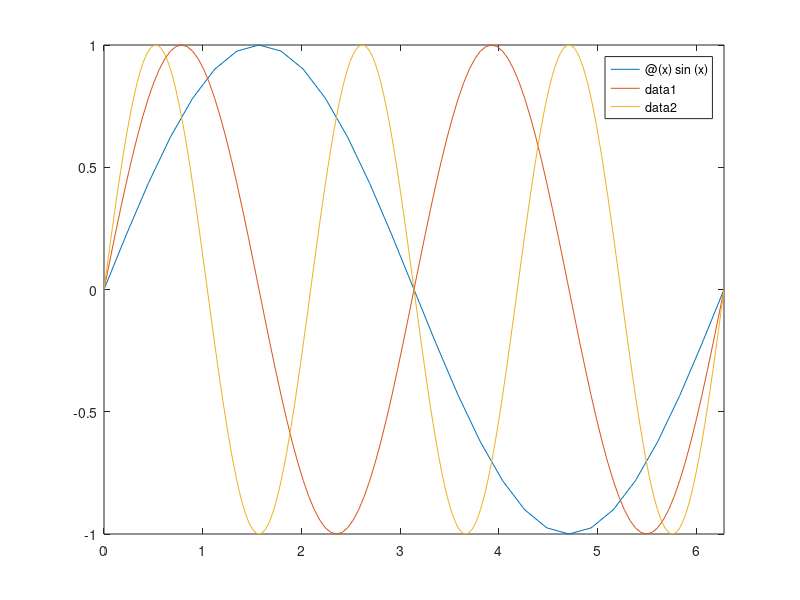

Source code (MATLAB):
# Exercise 2
x = linspace(0, 2*pi, 100);
plot(x, sin(x), x, sin(2*x), x, sin(3*x));
clf;

# or
x = linspace(0, 2*pi, 100);
plot(x, sin(x));
hold on;
plot(x, sin(2*x));
hold on;
plot(x, sin(3*x));
clf;

# or
f = @(x) sin(x);
g = @(x) sin(2*x);
h = @(x) sin(3*x);
fplot(f, [0, 2*pi]);
hold on;
fplot(g, [0, 2*pi]);
hold on;
fplot(h, [0, 2*pi]);